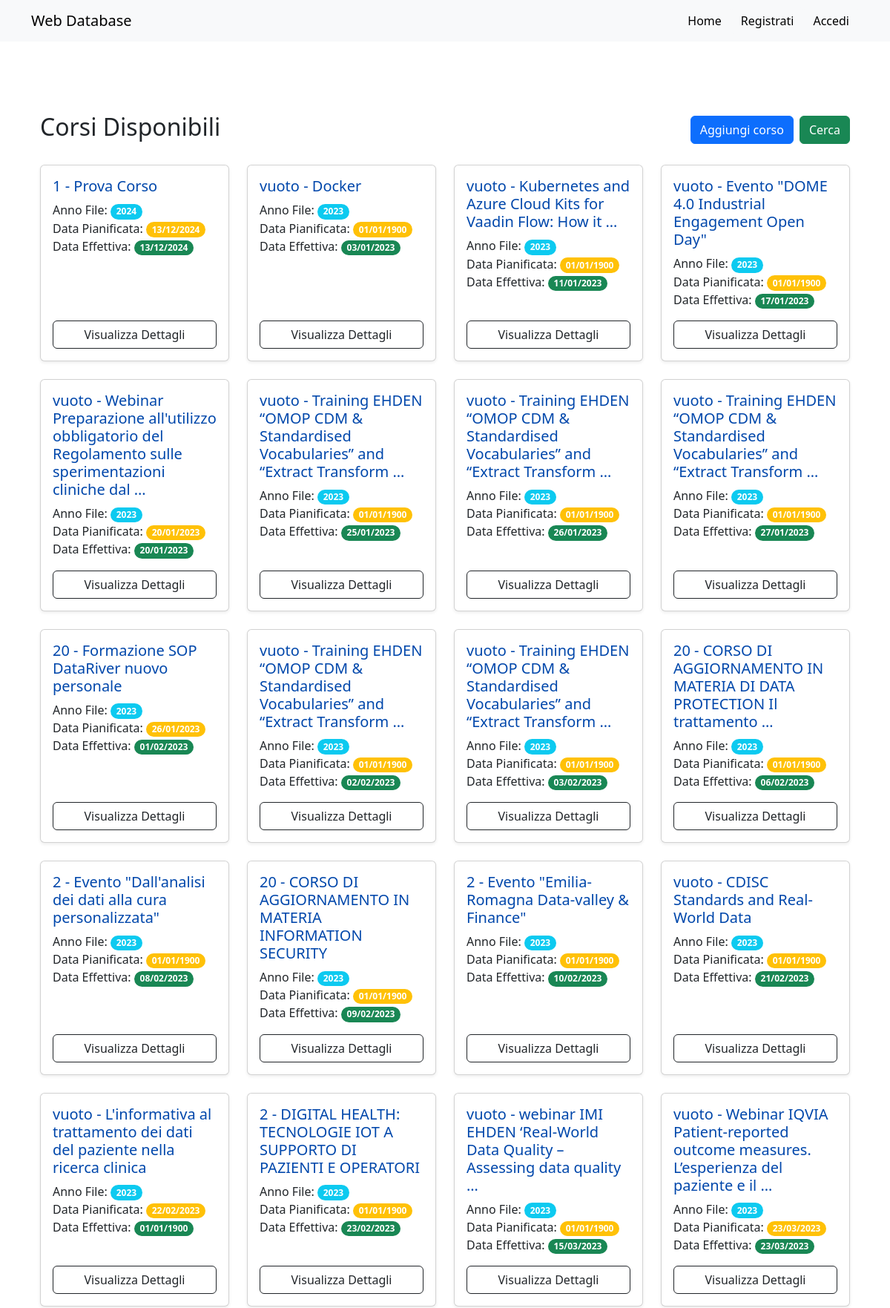
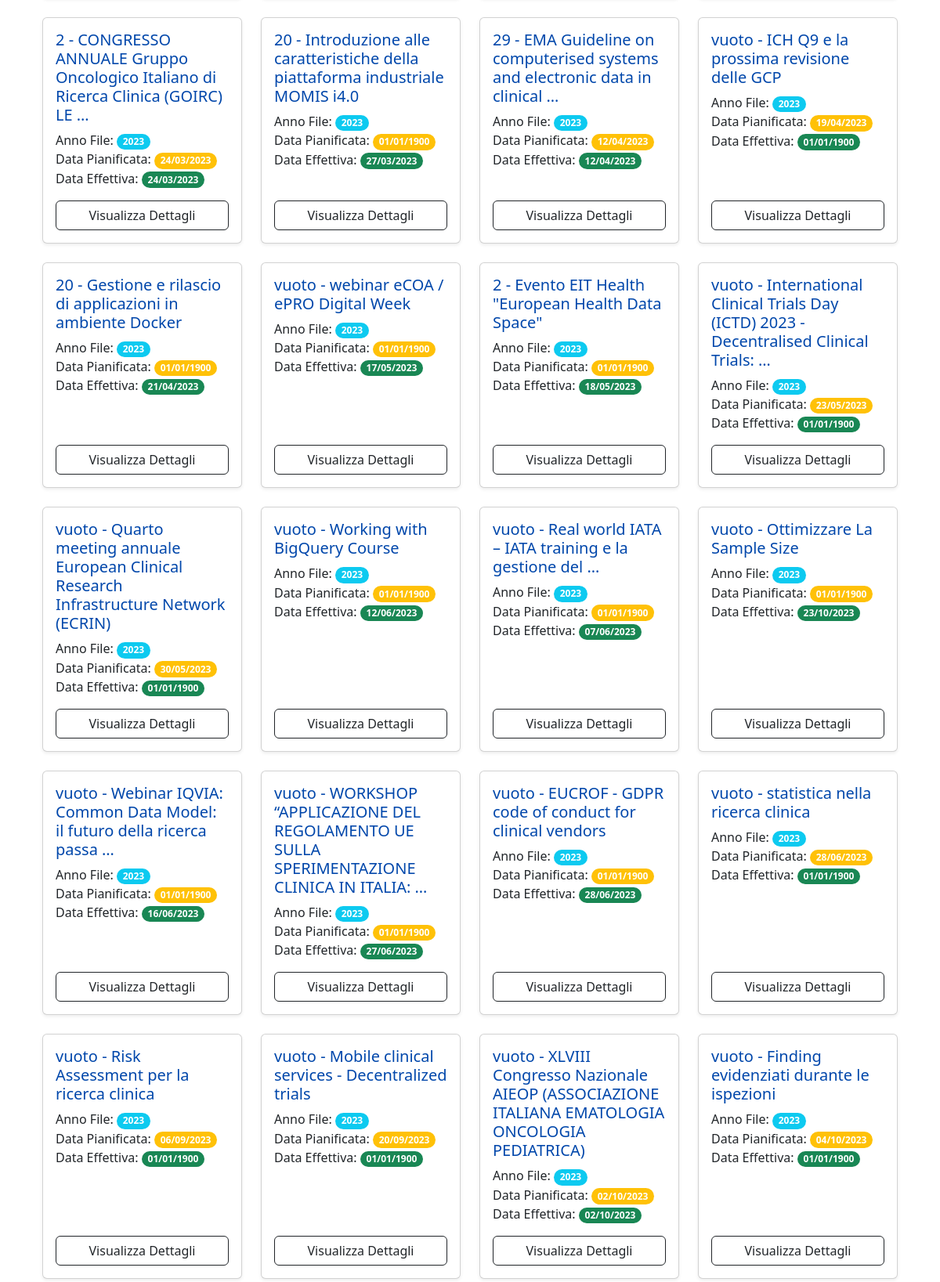
Screenshot of /trainingplans (upper part) with the database file from the repository (2 pictures, top to bottom).
### web_app/models.py (models this page shows, shortened)
class TrainingPlan(models.Model):
    file_year = models.IntegerField(null=True, blank=True)
    course_n = models.CharField(max_length=255, null=True, blank=True)
    course = models.TextField(null=True, blank=True)
    planned_date = models.DateTimeField(null=True, blank=True)
    effective_date = models.DateTimeField(null=True, blank=True)
    effective_year = models.IntegerField(null=True, blank=True)
    type = models.CharField(max_length=255, null=True, blank=True)
    start = models.CharField(max_length=255, null=True, blank=True)
    check_review = models.CharField(max_length=255, null=True, blank=True)
    end = models.CharField(max_length=255, null=True, blank=True)
    duration = models.FloatField(null=True, blank=True)
    i_e = models.CharField(max_length=255, null=True, blank=True)
    trainer = models.CharField(max_length=255, null=True, blank=True)
    cost = models.FloatField(null=True, blank=True)
    requirement = models.CharField(max_length=255, null=True, blank=True)
    class Meta:
        verbose_name = "Training Plan"
        verbose_name_plural = "Training Plans"

### web_app/views.py (the view)
# urls.py: path('trainingplans', views.TrainingPlansListView.as_view(), name='training_plans'),
class TrainingPlansListView(ListView):
    model = TrainingPlan
    template_name = "web_app/training_plans_list.html"
    def get_queryset(self):
        return TrainingPlan.objects.order_by('-file_year')   # aggiungi course_n

### web_app/templates/web_app/training_plans_list.html (shortened to what this page needs)
{% extends "base.html" %}
{% block content %}
<div class="container my-5">
    <div class="d-flex justify-content-between align-items-center mb-4">
        <h2 class="text-center">Corsi Disponibili</h2>
        <div class="d-flex justify-content-end w-50">
            <a href="{% url 'training_plan_create' %}" class="btn btn-primary ms-2">Aggiungi corso</a>
            <a href="" class="btn btn-success ms-2">Cerca</a>
        </div>
    </div>
    <div class="row">
        {% for training in object_list %}
            <div class="col-lg-3 col-md-4 col-sm-6 mb-4">
                <a href="{% url 'training_plan_detail' training.id %}" class="card h-100 shadow-sm text-decoration-none">
                    <div class="card-body d-flex flex-column">
                        <h5 class="card-title" style="color: rgb(0, 71, 171);"> {{ training.course_n }} - {{ training.course|truncatewords:10 }}</h5>
                        <p class="card-text">
                            Anno File: <span class="badge rounded-pill bg-info">{{ training.file_year }}</span><br>
                            Data Pianificata: <span class="badge rounded-pill bg-warning">{{ training.planned_date|date:"d/m/Y" }}</span><br>
                            Data Effettiva: <span class="badge rounded-pill bg-success">{{ training.effective_date|date:"d/m/Y" }}</span><br>
                        </p>
                        <div class="mt-auto">
                            <button class="btn btn-outline-dark w-100">Visualizza Dettagli</button>
                        </div>
                    </div>
                </a>
            </div>
        {% empty %}
            <div class="col-12 text-center">
                <p class="text-muted">Non ci sono corsi disponibili al momento.</p>
            </div>
        {% endfor %}
    </div>
</div>
{% endblock %}

### templates/base.html (style rules this page uses)
html, body { height: 100%; }

### rows the page displays
TrainingPlan: course_n "1", course "Prova Corso", file_year "2024", planned_date "13/12/2024", effective_date "13/12/2024"
TrainingPlan: course_n "vuoto", course "Docker", file_year "2023", planned_date "01/01/1900", effective_date "03/01/2023"
TrainingPlan: course_n "vuoto", course "Kubernetes and Azure Cloud Kits for Vaadin Flow: How it …", file_year "2023", planned_date "01/01/1900", effective_date "11/01/2023"
TrainingPlan: course_n "vuoto", course "Evento \"DOME 4.0 Industrial Engagement Open Day\"", file_year "2023", planned_date "01/01/1900", effective_date "17/01/2023"
TrainingPlan: course_n "vuoto", course "Webinar Preparazione all'utilizzo obbligatorio del Regolamento sulle sperimentazioni cliniche dal …", file_year "2023", planned_date "20/01/2023", effective_date "20/01/2023"
TrainingPlan: course_n "vuoto", course "Training EHDEN “OMOP CDM & Standardised Vocabularies” and “Extract Transform …", file_year "2023", planned_date "01/01/1900", effective_date "25/01/2023"
TrainingPlan: course_n "vuoto", course "Training EHDEN “OMOP CDM & Standardised Vocabularies” and “Extract Transform …", file_year "2023", planned_date "01/01/1900", effective_date "26/01/2023"
TrainingPlan: course_n "vuoto", course "Training EHDEN “OMOP CDM & Standardised Vocabularies” and “Extract Transform …", file_year "2023", planned_date "01/01/1900", effective_date "27/01/2023"
TrainingPlan: course_n "20", course "Formazione SOP DataRiver nuovo personale", file_year "2023", planned_date "26/01/2023", effective_date "01/02/2023"
TrainingPlan: course_n "vuoto", course "Training EHDEN “OMOP CDM & Standardised Vocabularies” and “Extract Transform …", file_year "2023", planned_date "01/01/1900", effective_date "02/02/2023"
TrainingPlan: course_n "vuoto", course "Training EHDEN “OMOP CDM & Standardised Vocabularies” and “Extract Transform …", file_year "2023", planned_date "01/01/1900", effective_date "03/02/2023"
TrainingPlan: course_n "20", course "CORSO DI AGGIORNAMENTO IN MATERIA DI DATA PROTECTION Il trattamento …", file_year "2023", planned_date "01/01/1900", effective_date "06/02/2023"
TrainingPlan: course_n "2", course "Evento \"Dall'analisi dei dati alla cura personalizzata\"", file_year "2023", planned_date "01/01/1900", effective_date "08/02/2023"
TrainingPlan: course_n "20", course "CORSO DI AGGIORNAMENTO IN MATERIA INFORMATION SECURITY", file_year "2023", planned_date "01/01/1900", effective_date "09/02/2023"
TrainingPlan: course_n "2", course "Evento \"Emilia-Romagna Data-valley & Finance\"", file_year "2023", planned_date "01/01/1900", effective_date "10/02/2023"
TrainingPlan: course_n "vuoto", course "CDISC Standards and Real-World Data", file_year "2023", planned_date "01/01/1900", effective_date "21/02/2023"
TrainingPlan: course_n "vuoto", course "L'informativa al trattamento dei dati del paziente nella ricerca clinica", file_year "2023", planned_date "22/02/2023", effective_date "01/01/1900"
TrainingPlan: course_n "2", course "DIGITAL HEALTH: TECNOLOGIE IOT A SUPPORTO DI PAZIENTI E OPERATORI", file_year "2023", planned_date "01/01/1900", effective_date "23/02/2023"
TrainingPlan: course_n "vuoto", course "webinar IMI EHDEN ‘Real-World Data Quality – Assessing data quality …", file_year "2023", planned_date "01/01/1900", effective_date "15/03/2023"
TrainingPlan: course_n "vuoto", course "Webinar IQVIA Patient-reported outcome measures. L’esperienza del paziente e il …", file_year "2023", planned_date "23/03/2023", effective_date "23/03/2023"
TrainingPlan: course_n "2", course "CONGRESSO ANNUALE Gruppo Oncologico Italiano di Ricerca Clinica (GOIRC) LE …", file_year "2023", planned_date "24/03/2023", effective_date "24/03/2023"
TrainingPlan: course_n "20", course "Introduzione alle caratteristiche della piattaforma industriale MOMIS i4.0", file_year "2023", planned_date "01/01/1900", effective_date "27/03/2023"
TrainingPlan: course_n "29", course "EMA Guideline on computerised systems and electronic data in clinical …", file_year "2023", planned_date "12/04/2023", effective_date "12/04/2023"
TrainingPlan: course_n "vuoto", course "ICH Q9 e la prossima revisione delle GCP", file_year "2023", planned_date "19/04/2023", effective_date "01/01/1900"
TrainingPlan: course_n "20", course "Gestione e rilascio di applicazioni in ambiente Docker", file_year "2023", planned_date "01/01/1900", effective_date "21/04/2023"
TrainingPlan: course_n "vuoto", course "webinar eCOA / ePRO Digital Week", file_year "2023", planned_date "01/01/1900", effective_date "17/05/2023"
TrainingPlan: course_n "2", course "Evento EIT Health \"European Health Data Space\"", file_year "2023", planned_date "01/01/1900", effective_date "18/05/2023"
TrainingPlan: course_n "vuoto", course "International Clinical Trials Day (ICTD) 2023 - Decentralised Clinical Trials: …", file_year "2023", planned_date "23/05/2023", effective_date "01/01/1900"
TrainingPlan: course_n "vuoto", course "Quarto meeting annuale European Clinical Research Infrastructure Network (ECRIN)", file_year "2023", planned_date "30/05/2023", effective_date "01/01/1900"
TrainingPlan: course_n "vuoto", course "Working with BigQuery Course", file_year "2023", planned_date "01/01/1900", effective_date "12/06/2023"
TrainingPlan: course_n "vuoto", course "Real world IATA – IATA training e la gestione del …", file_year "2023", planned_date "01/01/1900", effective_date "07/06/2023"
TrainingPlan: course_n "vuoto", course "Ottimizzare La Sample Size", file_year "2023", planned_date "01/01/1900", effective_date "23/10/2023"
TrainingPlan: course_n "vuoto", course "Webinar IQVIA: Common Data Model: il futuro della ricerca passa …", file_year "2023", planned_date "01/01/1900", effective_date "16/06/2023"
TrainingPlan: course_n "vuoto", course "WORKSHOP “APPLICAZIONE DEL REGOLAMENTO UE SULLA SPERIMENTAZIONE CLINICA IN ITALIA: …", file_year "2023", planned_date "01/01/1900", effective_date "27/06/2023"
TrainingPlan: course_n "vuoto", course "EUCROF - GDPR code of conduct for clinical vendors", file_year "2023", planned_date "01/01/1900", effective_date "28/06/2023"
TrainingPlan: course_n "vuoto", course "statistica nella ricerca clinica", file_year "2023", planned_date "28/06/2023", effective_date "01/01/1900"
TrainingPlan: course_n "vuoto", course "Risk Assessment per la ricerca clinica", file_year "2023", planned_date "06/09/2023", effective_date "01/01/1900"
TrainingPlan: course_n "vuoto", course "Mobile clinical services - Decentralized trials", file_year "2023", planned_date "20/09/2023", effective_date "01/01/1900"
TrainingPlan: course_n "vuoto", course "XLVIII Congresso Nazionale AIEOP (ASSOCIAZIONE ITALIANA EMATOLOGIA ONCOLOGIA PEDIATRICA)", file_year "2023", planned_date "02/10/2023", effective_date "02/10/2023"
TrainingPlan: course_n "vuoto", course "Finding evidenziati durante le ispezioni", file_year "2023", planned_date "04/10/2023", effective_date "01/01/1900"
